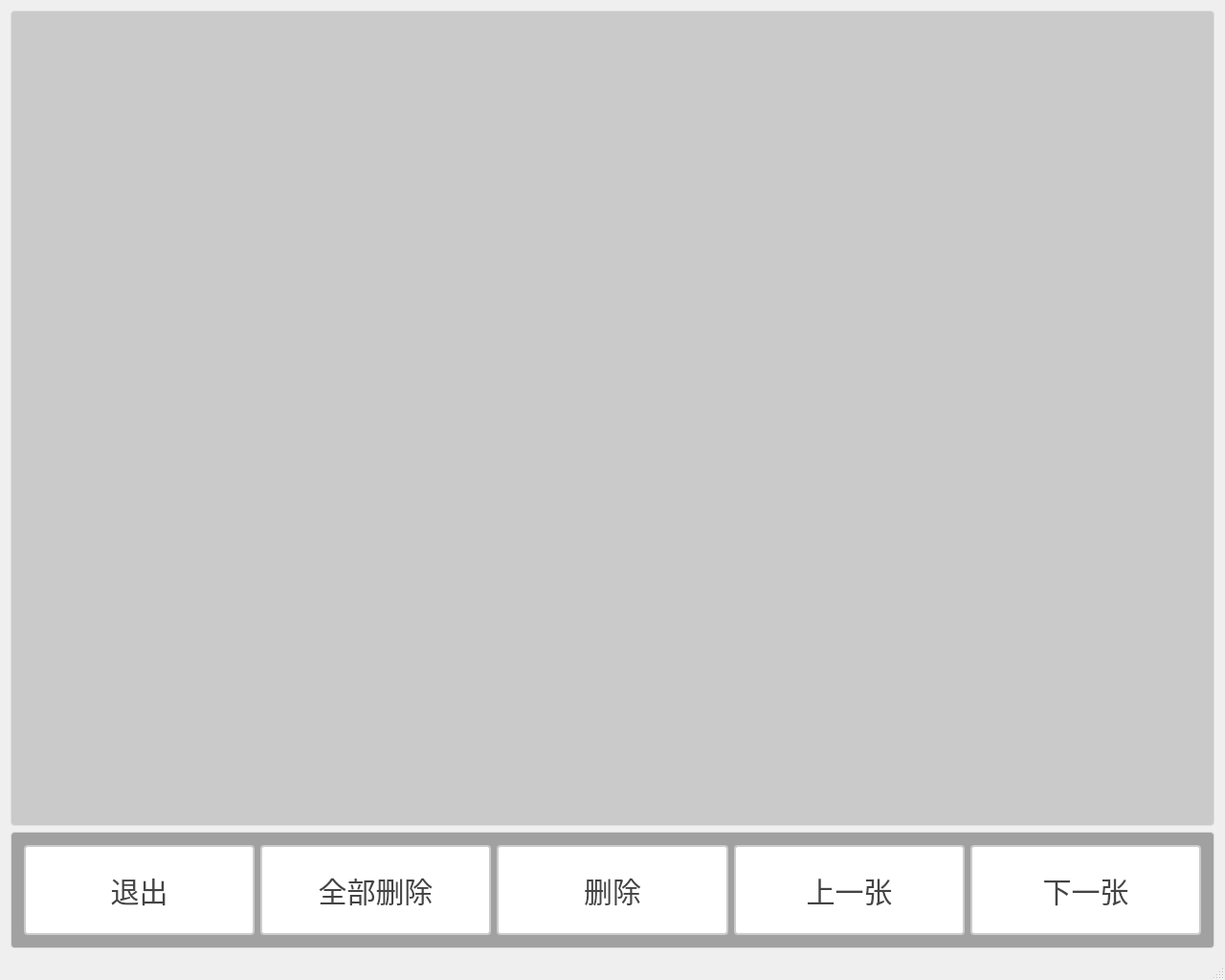
<?xml version="1.0" encoding="UTF-8"?>
<ui version="4.0">
 <class>PictureViewerThumbnailsClass</class>
 <widget class="QMainWindow" name="PictureViewerThumbnailsClass">
  <property name="geometry">
   <rect>
    <x>0</x>
    <y>0</y>
    <width>1280</width>
    <height>1024</height>
   </rect>
  </property>
  <property name="windowTitle">
   <string>PictureViewerThumbnails</string>
  </property>
  <widget class="QWidget" name="centralWidget">
   <layout class="QVBoxLayout" name="verticalLayout" stretch="7,1">
    <item>
     <widget class="QGroupBox" name="groupBox">
      <property name="styleSheet">
       <string notr="true">QGroupBox {
    border: 1px solid #DDD;
    border-radius: 4px;
    font: bold 14px;
    color: #666;
    background-color: rgb(202, 202, 202);
    padding: 10px; 
}

QGroupBox::title {
    subcontrol-origin: margin;
    subcontrol-position: top left;
    left: 10px;
    padding: 0 5px;
}</string>
      </property>
      <property name="title">
       <string/>
      </property>
     </widget>
    </item>
    <item>
     <widget class="QGroupBox" name="groupBox1">
      <property name="styleSheet">
       <string notr="true">QGroupBox {
    border: 1px solid #DDD;
    border-radius: 4px;
    font: bold 14px;
    color: #666;
    background-color: rgb(161, 161, 161);
    padding: 2px; 
}

QGroupBox::title {
    subcontrol-origin: margin;
    subcontrol-position: top left;
    left: 10px;
    padding: 0 5px;
}</string>
      </property>
      <property name="title">
       <string/>
      </property>
      <layout class="QHBoxLayout" name="horizontalLayout_2">
       <item>
        <widget class="QPushButton" name="pbtn_exit">
         <property name="sizePolicy">
          <sizepolicy hsizetype="Minimum" vsizetype="Minimum">
           <horstretch>0</horstretch>
           <verstretch>0</verstretch>
          </sizepolicy>
         </property>
         <property name="styleSheet">
          <string notr="true">QPushButton {
    padding: 6px 14px;
    border: 2px solid #CCC;
    border-radius: 4px;
    background-color: white;
    color: #444;
    font-size: 30px; 
}

QPushButton:hover {
    border-color: #999;
    background-color: #F5F5F5;
}

QPushButton:pressed {
    border-color: #777;
    background-color: #EEE;
}</string>
         </property>
         <property name="text">
          <string>退出</string>
         </property>
        </widget>
       </item>
       <item>
        <widget class="QPushButton" name="pbtn_deleteTotal">
         <property name="sizePolicy">
          <sizepolicy hsizetype="Minimum" vsizetype="Minimum">
           <horstretch>0</horstretch>
           <verstretch>0</verstretch>
          </sizepolicy>
         </property>
         <property name="styleSheet">
          <string notr="true">QPushButton {
    padding: 6px 14px;
    border: 2px solid #CCC;
    border-radius: 4px;
    background-color: white;
    color: #444;
    font-size: 30px; 
}

QPushButton:hover {
    border-color: #999;
    background-color: #F5F5F5;
}

QPushButton:pressed {
    border-color: #777;
    background-color: #EEE;
}</string>
         </property>
         <property name="text">
          <string>全部删除</string>
         </property>
        </widget>
       </item>
       <item>
        <widget class="QPushButton" name="pbtn_delete">
         <property name="sizePolicy">
          <sizepolicy hsizetype="Minimum" vsizetype="Minimum">
           <horstretch>0</horstretch>
           <verstretch>0</verstretch>
          </sizepolicy>
         </property>
         <property name="styleSheet">
          <string notr="true">QPushButton {
    padding: 6px 14px;
    border: 2px solid #CCC;
    border-radius: 4px;
    background-color: white;
    color: #444;
    font-size: 30px; 
}

QPushButton:hover {
    border-color: #999;
    background-color: #F5F5F5;
}

QPushButton:pressed {
    border-color: #777;
    background-color: #EEE;
}</string>
         </property>
         <property name="text">
          <string>删除</string>
         </property>
        </widget>
       </item>
       <item>
        <widget class="QPushButton" name="pbtn_prePicture">
         <property name="sizePolicy">
          <sizepolicy hsizetype="Minimum" vsizetype="Minimum">
           <horstretch>0</horstretch>
           <verstretch>0</verstretch>
          </sizepolicy>
         </property>
         <property name="styleSheet">
          <string notr="true">QPushButton {
    padding: 6px 14px;
    border: 2px solid #CCC;
    border-radius: 4px;
    background-color: white;
    color: #444;
    font-size: 30px; 
}

QPushButton:hover {
    border-color: #999;
    background-color: #F5F5F5;
}

QPushButton:pressed {
    border-color: #777;
    background-color: #EEE;
}</string>
         </property>
         <property name="text">
          <string>上一张</string>
         </property>
        </widget>
       </item>
       <item>
        <widget class="QPushButton" name="pbtn_nextPicture">
         <property name="sizePolicy">
          <sizepolicy hsizetype="Minimum" vsizetype="Minimum">
           <horstretch>0</horstretch>
           <verstretch>0</verstretch>
          </sizepolicy>
         </property>
         <property name="styleSheet">
          <string notr="true">QPushButton {
    padding: 6px 14px;
    border: 2px solid #CCC;
    border-radius: 4px;
    background-color: white;
    color: #444;
    font-size: 30px; 
}

QPushButton:hover {
    border-color: #999;
    background-color: #F5F5F5;
}

QPushButton:pressed {
    border-color: #777;
    background-color: #EEE;
}</string>
         </property>
         <property name="text">
          <string>下一张</string>
         </property>
        </widget>
       </item>
      </layout>
     </widget>
    </item>
   </layout>
  </widget>
  <widget class="QStatusBar" name="statusBar"/>
 </widget>
 <layoutdefault spacing="6" margin="11"/>
 <resources/>
 <connections/>
</ui>
